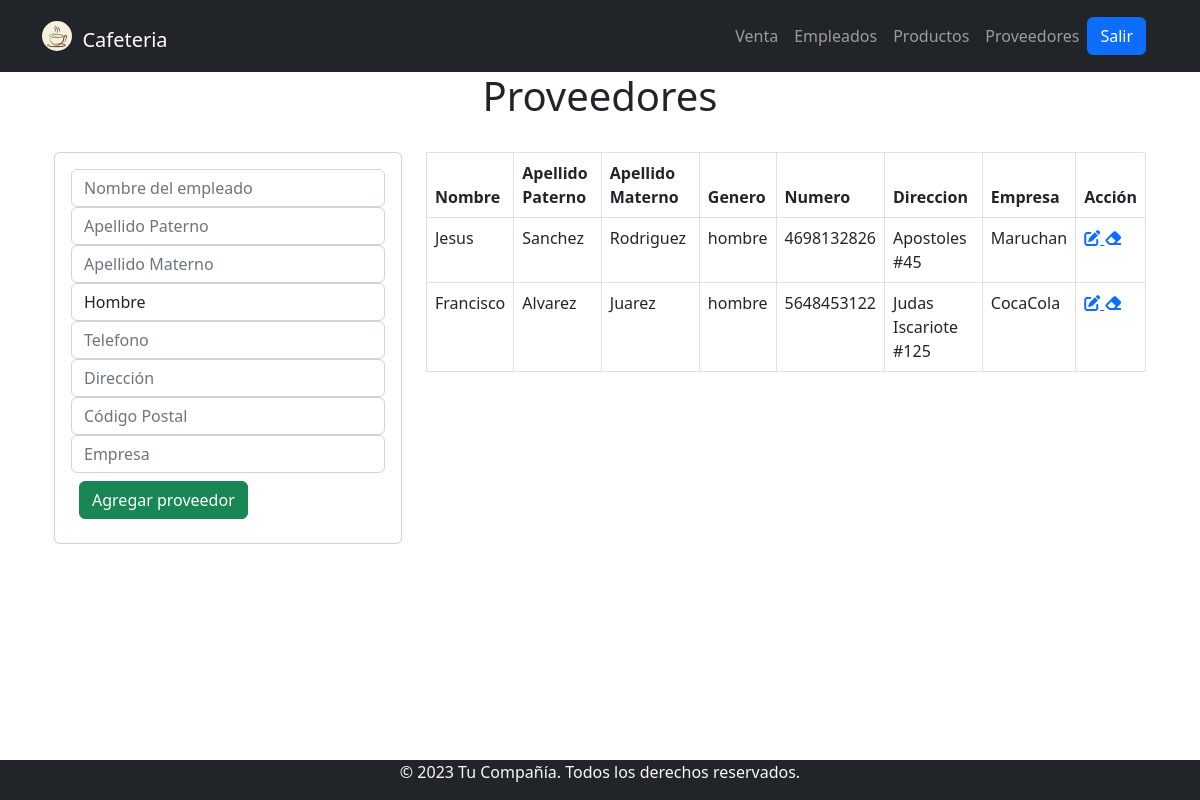
The app's page /index3.php with its own data.
### tables this page shows
CREATE TABLE `Proveedores` (
  `idProveedor` int NOT NULL,
  `idPersona` int NOT NULL,
  `nombreEmpresa` varchar(50) NOT NULL
);

CREATE TABLE `Personas` (
  `idPersona` int NOT NULL,
  `nombre` varchar(50) NOT NULL,
  `apellidoPaterno` varchar(50) NOT NULL,
  `apellidoMaterno` varchar(50) DEFAULT NULL,
  `tipoPersona` varchar(20) NOT NULL,
  `telefono` varchar(15) DEFAULT NULL,
  `direccion` varchar(100) NOT NULL,
  `CP` int NOT NULL
);

### www/index3.php (the view, shortened to what this page needs)
<?php
    include 'Model/conexion.php';
    include 'Template/header.php';
?>
<div class="text-center"><h1>Proveedores</h1></div>
<div class="container p-4">
    <div class="row">
        <div class="col-md-4">
            <div class="card card-body">
                <form action="insert_proveedor.php" method="POST">
                    <div class="form-group">
                        <input type="text" name="Nombre" class="form-control" placeholder="Nombre del empleado">
                    </div>
                    <div class="form-group">
                        <input type="text" name="Paterno" class="form-control" placeholder="Apellido Paterno">
                    </div>
                    <div class="form-group">
                        <input type="text" name="Materno" class="form-control" placeholder="Apellido Materno">
                    </div>
                    <div class="form-group">
                        <select name="Genero" class="form-control">
                        <option value="hombre">Hombre</option>
                        </select>
                    </div>
                    <div class="form-group">
                        <input type="text" name="Telefono" class="form-control" placeholder="Telefono">
                    </div>
                    <div class="form-group">
                        <input type="text" name="direccion" class="form-control" placeholder="Dirección">
                    </div>
                    <div class="form-group">
                        <input type="text" name="CP" class="form-control" placeholder="Código Postal">
                    </div>
                    <div class="form-group">
                        <input type="text" name="Empresa" class="form-control" placeholder="Empresa">
                    </div>
                    <div class="m-2">
                        <div class="w-100">
                            <input type="submit" class="btn btn-success btn-block" name="Guardar_empleado" value="Agregar proveedor">
                        </div>
                    </div>
                </form>
            </div>
        </div>
        <div class="col-md-8">
            <table class="table table-bordered">
                <thead>
                    <th>Nombre</th>
                    <th>Apellido Paterno</th>
                    <th>Apellido Materno</th>
                    <th>Genero</th>
                    <th>Numero</th>
                    <th>Direccion</th>
                    <th>Empresa</th>
                    <th>Acción</th>
                </thead>
                <tbody>
                    <?php
                        $query ="SELECT e.idPersona,e.idProveedor, p.nombre, p.apellidoPaterno, p.apellidoMaterno, p.tipoPersona, e.nombreEmpresa,p.telefono,p.direccion
                        FROM Personas p
                        INNER JOIN Proveedores e ON p.idPersona = e.idPersona;";
                        $select_empleados = mysqli_query($conn, $query);
                        while($row = mysqli_fetch_array($select_empleados)){
                    ?>
                    <tr>
                        <td><?php  echo $row['nombre'] ?></td>
                        <td><?php  echo $row['apellidoPaterno']?></td>
                        <td><?php  echo $row['apellidoMaterno']?></td>
                        <td><?php  echo $row['tipoPersona']?></td>
                        <td><?php  echo $row['telefono']?></td>
                        <td><?php  echo $row['direccion']?></td>
                        <td><?php  echo $row['nombreEmpresa']?></td>
                        <td>
                            <a href="edit_proveedor.php?id=<?php echo $row['idProveedor']; ?>" >
                                <i class="fa-solid fa-pen-to-square"></i>
                            </a>
                                <a href="delete_proveedor.php?id=<?php echo $row['idProveedor']; ?>" >
                                <i class="fa-solid fa-eraser"></i>
                            </a>
                        </td>
                    </tr>
                    <?php  } ?>
                </tbody>
            </table>
        </div>
    </div>
</div>
<?php include 'template/footer.php'; ?>

### records on screen
proveedores: idPersona.nombre "Jesus", idPersona.apellidoPaterno "Sanchez", idPersona.apellidoMaterno "Rodriguez", idPersona.tipoPersona "hombre", idPersona.telefono "4698132826", idPersona.direccion "Apostoles #45", nombreEmpresa "Maruchan"
proveedores: idPersona.nombre "Francisco", idPersona.apellidoPaterno "Alvarez", idPersona.apellidoMaterno "Juarez", idPersona.tipoPersona "hombre", idPersona.telefono "5648453122", idPersona.direccion "Judas Iscariote #125", nombreEmpresa "CocaCola"
